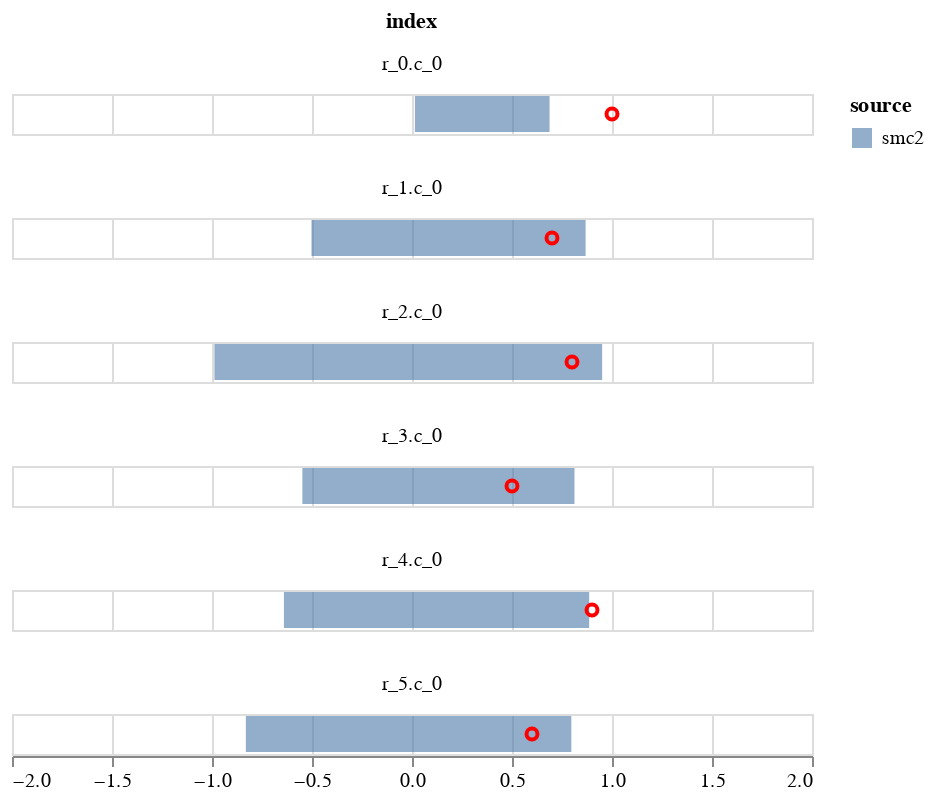

Notebook code for this chart:
### Code cell
c1 = alt.Chart(plot_data).mark_bar(opacity=0.6).encode(
    alt.X('q1', title=None,  scale=alt.Scale(domain=[-2,2])),
    alt.X2('q2', title=None),
    alt.Color('source'),    
)
    

c2 = alt.Chart(plot_data).mark_point(opacity=1, color='red').encode(
        alt.X('data', title=None),
)
(c1+c2).facet(
       'index',
    columns=1
    )

### Figure 1 — Vega-Lite specification as saved in the notebook (floating-point values rounded to 4 significant figures)
{"config": {"view": {"continuousWidth": 400, "continuousHeight": 300}}, "data": {"name": "data-d95275a729aa6af7354505f5b9e297d0"}, "facet": {"type": "nominal", "field": "index"}, "spec": {"layer": [{"mark": {"type": "bar", "opacity": 0.6}, "encoding": {"color": {"type": "nominal", "field": "source"}, "x": {"type": "quantitative", "field": "q1", "scale": {"domain": [-2, 2]}, "title": null}, "x2": {"field": "q2", "title": null}}}, {"mark": {"type": "point", "color": "red", "opacity": 1}, "encoding": {"x": {"type": "quantitative", "field": "data", "title": null}}}]}, "columns": 1, "$schema": "https://vega.github.io/schema/vega-lite/v4.8.1.json", "datasets": {"data-d95275a729aa6af7354505f5b9e297d0": [{"index": "r_0.c_0", "q1": 0.01463, "q2": 0.6878, "source": "smc2", "data": 1.0}, {"index": "r_1.c_0", "q1": -0.5025, "q2": 0.8679, "source": "smc2", "data": 0.7}, {"index": "r_2.c_0", "q1": -0.9879, "q2": 0.9507, "source": "smc2", "data": 0.8}, {"index": "r_3.c_0", "q1": -0.5481, "q2": 0.8125, "source": "smc2", "data": 0.5}, {"index": "r_4.c_0", "q1": -0.6404, "q2": 0.8858, "source": "smc2", "data": 0.9}, {"index": "r_5.c_0", "q1": -0.8307, "q2": 0.7967, "source": "smc2", "data": 0.6}]}}
